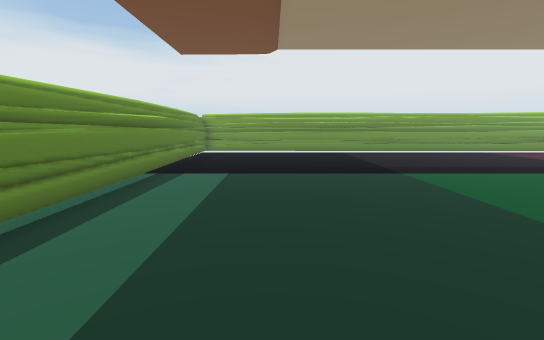
[1] (above)

21 first-person views from a walk through a Unity game level. The camera is 1.5 m above the floor, tilts 8° down and sees 85° across. The floor is counted in squares, 1 m on a side. Each view is taken from the middle of a square. On the plan, view 1 faces up. The plan holds only what a view shows up to about 15 squares ahead; the rest is blank. The place goes on beyond the plan. The player is left out. Door leaves are left out, so doorways stand open.

[2]
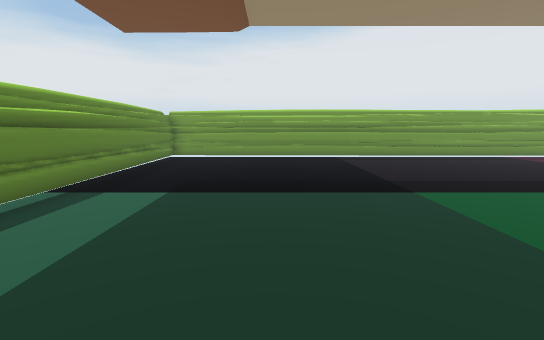

[3]
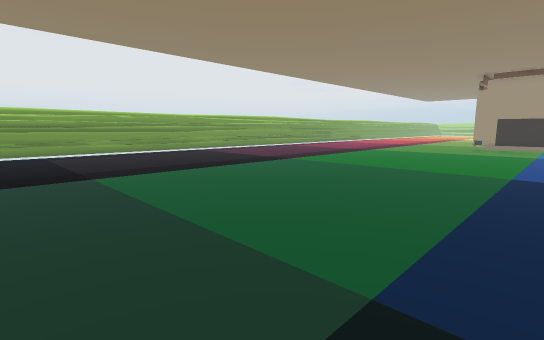

[4]
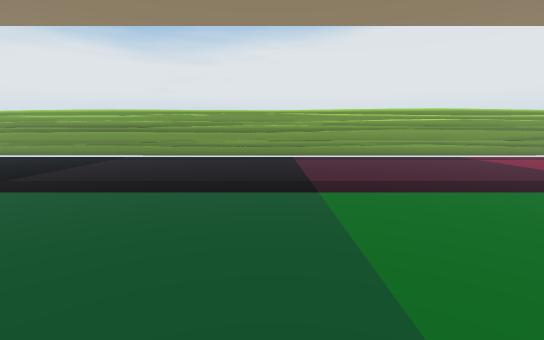

[5]
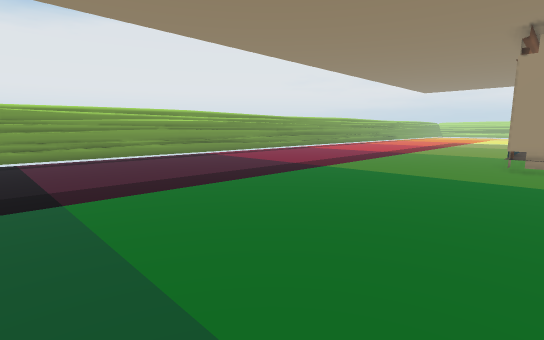

[6]
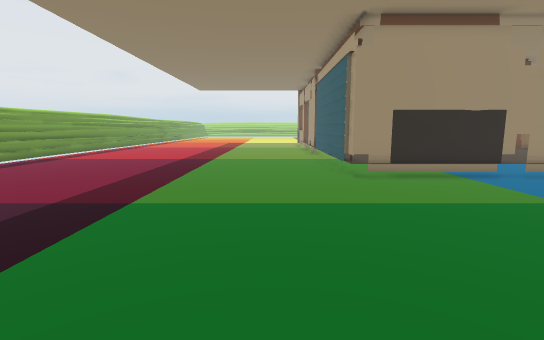

[7]
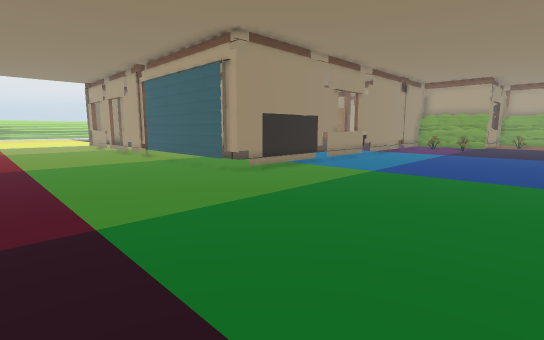

[8]
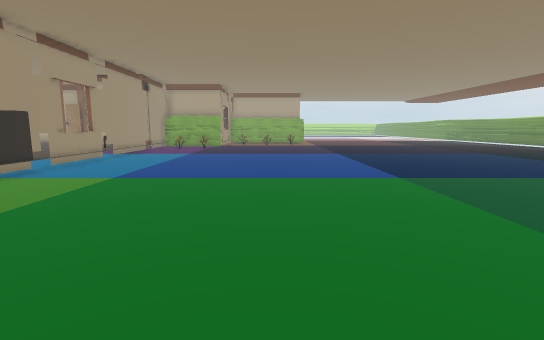

[9]
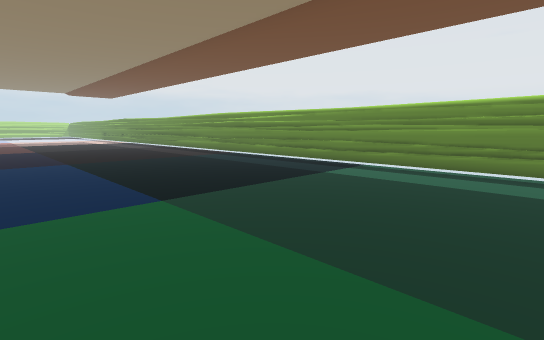

[10]
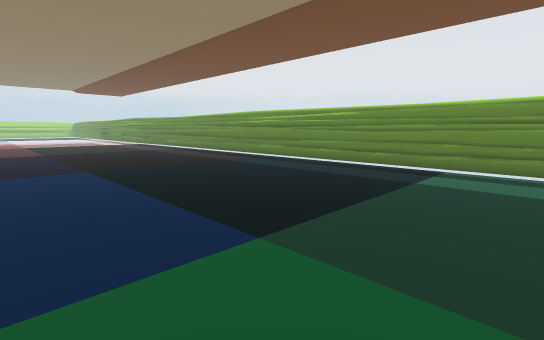

[11]
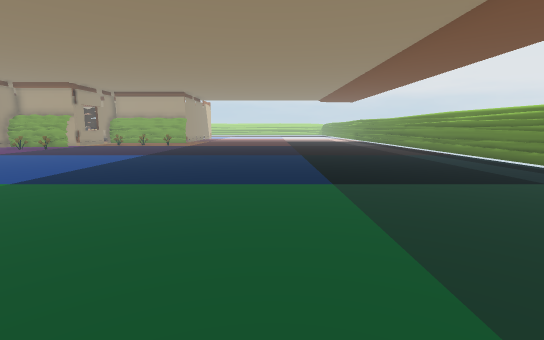

[12]
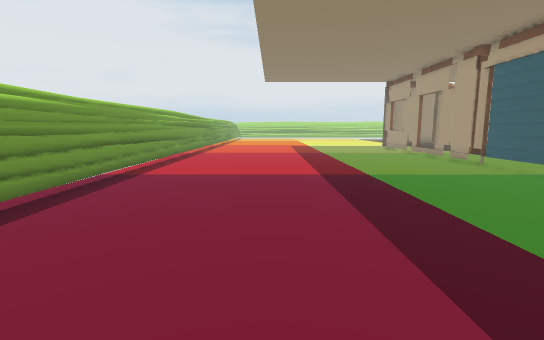

[13]
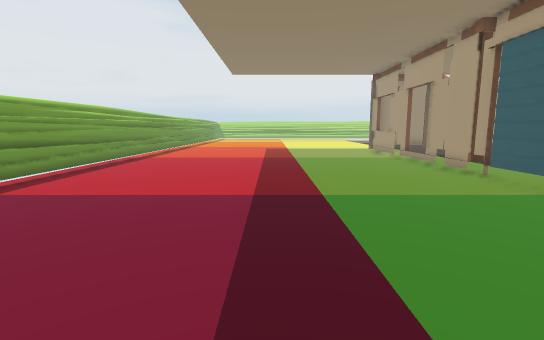

[14]
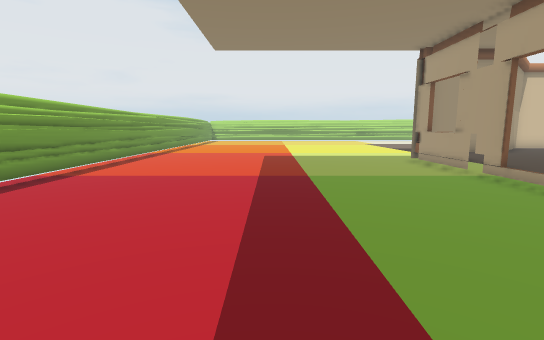

[15]
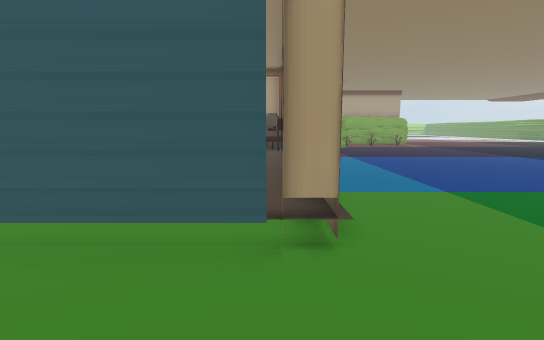

[16]
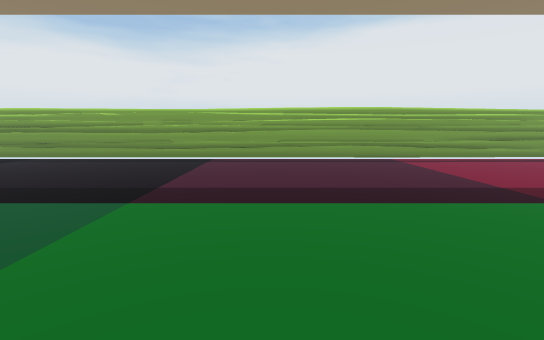

[17]
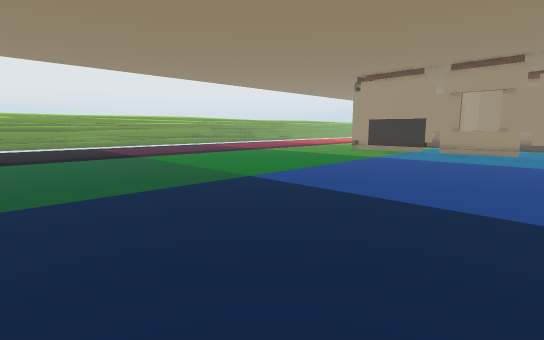

[18]
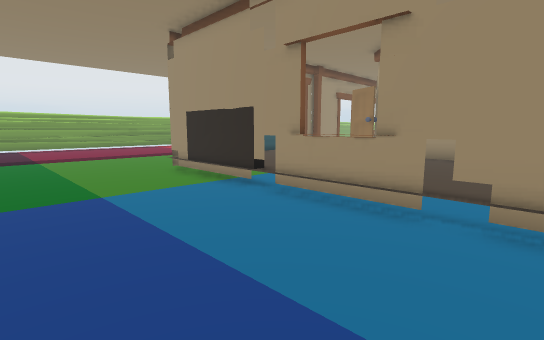

[19]
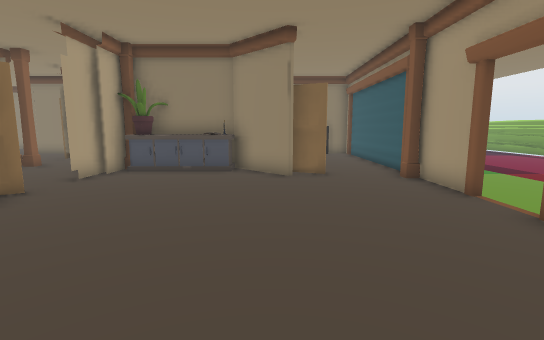

[20]
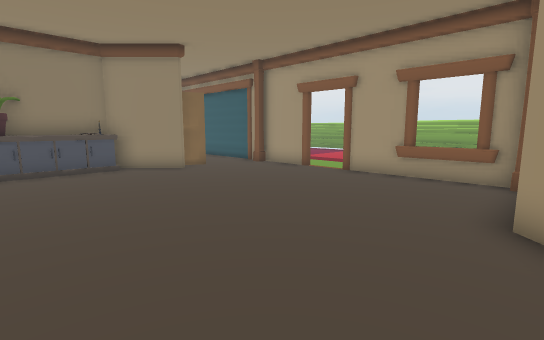

[21]
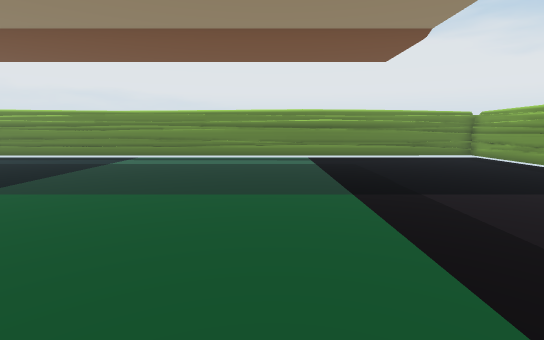

### Floor plan
Key: @ floor where view 1 was taken; # wall or solid block; . main floor; : floor 0.5 m higher than the main floor; D open door; = window, fence, low wall or low ledge; T thing the floor can be seen under or through; B bookshelf; P pillar; C cabinet; L plant; O other object.
Columns run from 4 left of view 1 to 45 right of it. Each row starts with its distance up from view 1.
 18 ##################################################
 17 #.................................................
 16 #.................................................
 15 #.................................................
 14 #.................................................
 13 #.................................................
 12 #.................................................
 11 #.................................................
 10 #.................................................
  9 #.................................................
  8 #.................................................
  7 #.................................................
  6 #.................................................
  5 #.............................TTTTTTTTTTTDD##=....
  4 #............................TT::::::DP::DD::==P#:
  3 #............................#:::::::DD:::::::::#
  2 #............................B:::: ::DD:::::::::#
  1 #............................T::     DD:::::::::#
  0 #...@........................T:      ##:::::::::#
 -1 #............................T::    #C::::::::::
 -2 #............................T:::  :OC:::::::::::
 -3 #............................=::::::CC:::::::::::
 -4 #............................T::::: LC::::::::::
 -5 #............................T::    PCDDDD::::: :
 -6 #............................TO      #DDD

Where each view was taken, in squares from view 1:
view 1: 0 up, 0 right, facing up
view 2: 3 up, 1 right, facing up
view 3: 0 up, 2 right, facing up-right
view 4: 3 up, 12 right, facing up
view 5: 3 up, 12 right, facing up-right
view 6: 7 up, 16 right, facing right
view 7: 11 up, 17 right, facing down-right
view 8: 10 up, 17 right, facing down
view 9: 7 up, 7 right, facing down-left
view 10: 4 up, 7 right, facing down-left
view 11: 9 up, 6 right, facing down
view 12: 13 up, 21 right, facing right
view 13: 11 up, 24 right, facing right
view 14: 11 up, 30 right, facing right
view 15: 8 up, 26 right, facing down
view 16: 4 up, 16 right, facing up
view 17: 6 down, 7 right, facing up-right
view 18: 6 down, 20 right, facing up-right
view 19: 0 up, 43 right, facing left
view 20: 5 down, 44 right, facing up-left
view 21: 8 up, 11 right, facing left
